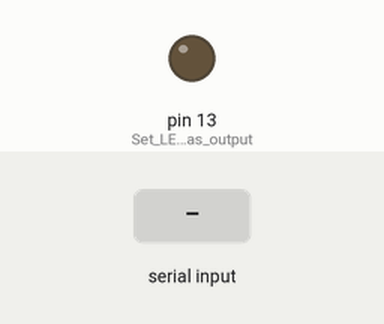
A sketch run on a simulated Arduino Uno, built with avr-gcc and run on an emulated ATmega328P. Parts: output pins drawn as LEDs (lit = HIGH). Dashed ring = blinking. The inputs (shaded band) are chosen by the test bench. Random numbers use the default seed unless the sketch sets one; what the sketch prints to the serial monitor is not drawn.

Above: at 1.2 s.
1.3 s: "90,45\n" received over Serial
At 1.9 s:
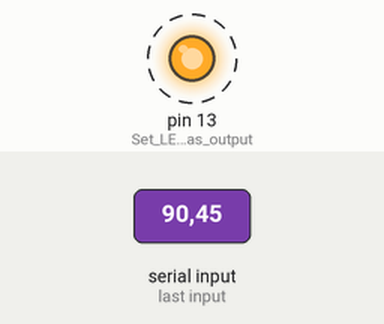
Timing chart, 0 to 10.3 s (numbered marks = the images above; inputs shaded):
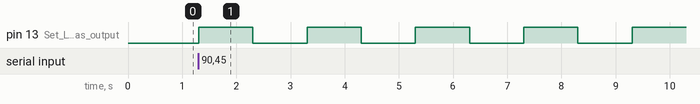

The sketch:

LedBlink.ino
```cpp
int x;

void setup() {
  Serial.begin(9600);            // Set baud rate to match the Python script
  pinMode(LED_BUILTIN, OUTPUT);  // Set LED pin as output
  digitalWrite(LED_BUILTIN, LOW);// Switch off LED initially
  Serial.println("Arduino ready");  // Indicate Arduino is ready
}

void loop() {
  // Wait for data to arrive
  while (!Serial.available()) {}

  // Read string data from Serial, assuming Python script sends an integer
  String data = Serial.readStringUntil('\n');
  x = data.toInt();

  // Blink the LED 'x' times with a 1-second interval
  for (int i = 0; i < x; i++) {
    digitalWrite(LED_BUILTIN, HIGH);  // Turn the LED on
    delay(1000);                      // Wait for 1 second
    digitalWrite(LED_BUILTIN, LOW);   // Turn the LED off
    delay(1000);                      // Wait for 1 second
  }

  // Generate a random number between 1 and 10
  int randomNum = random(1, 11);  // Corrected range to 1-10

  // Send the random number back to the Python script
  Serial.println(randomNum);

  // Push the data through the serial channel.
  Serial.flush();
}
```

Measured:
- after the input at 1.3 s, pin 13 (Set_LED_pin_as_output): alternates HIGH for 1.0 s and LOW for 1.0 s, starting at once
